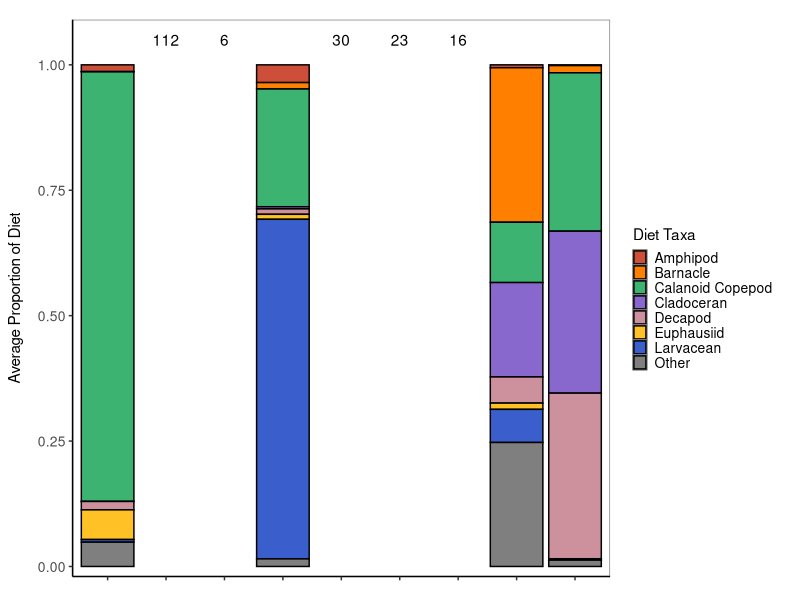
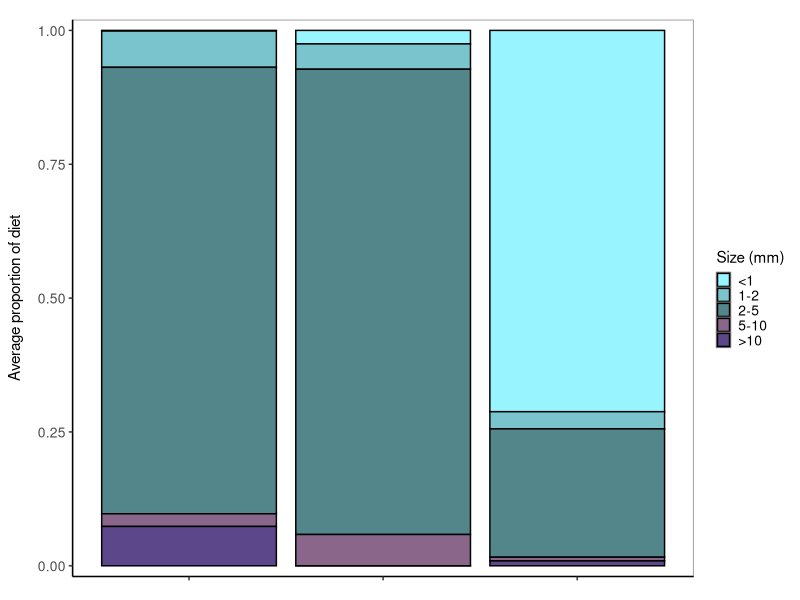
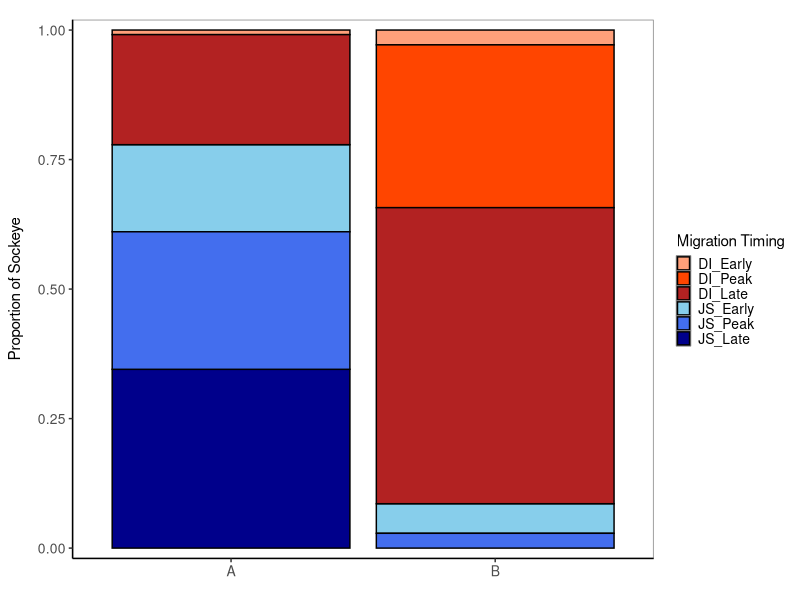
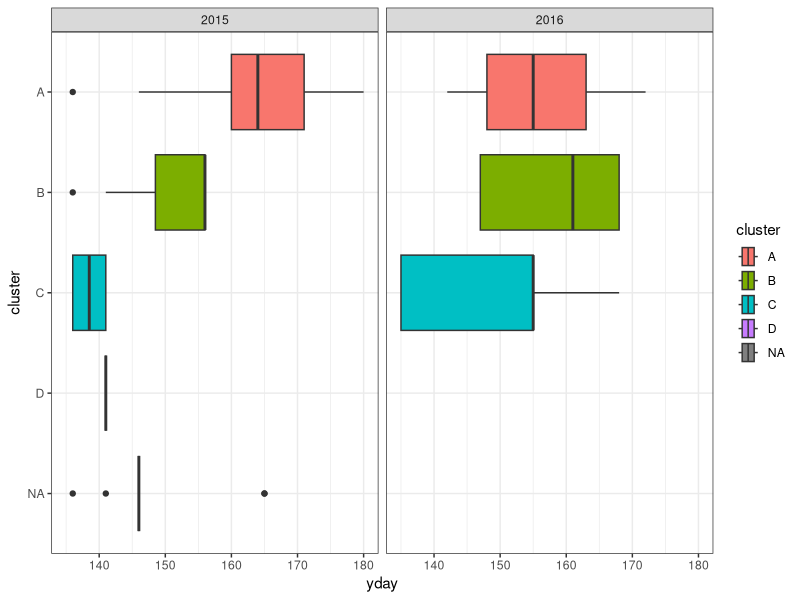
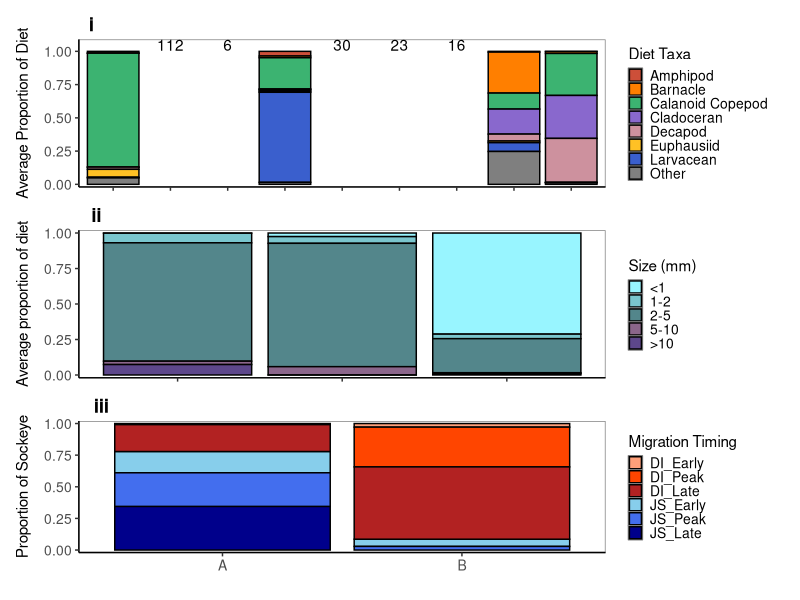
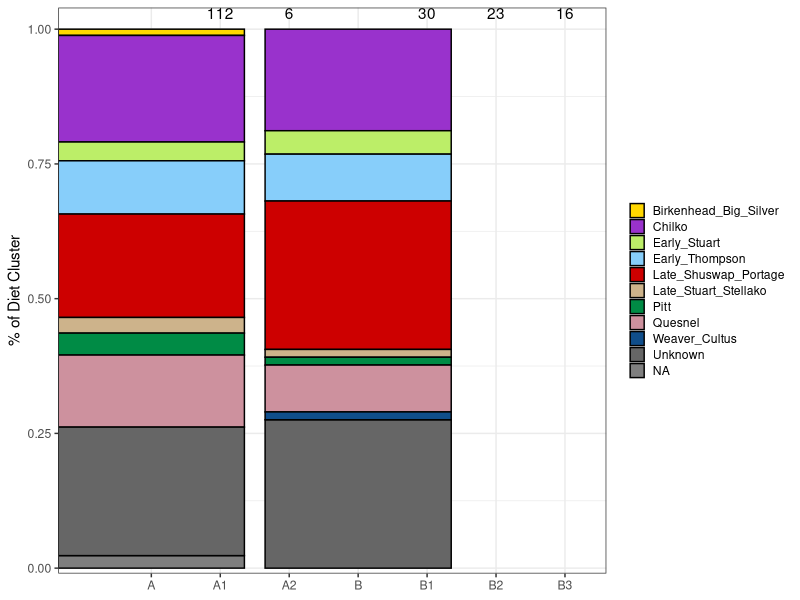
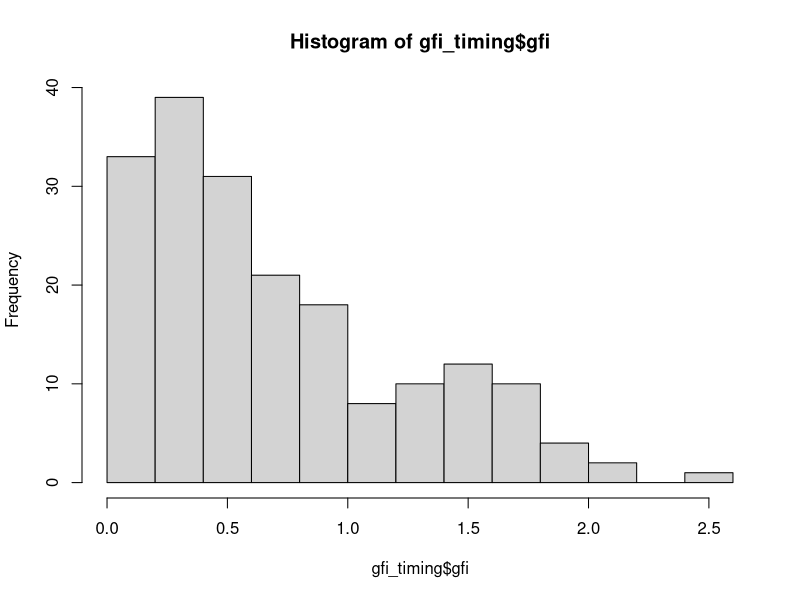
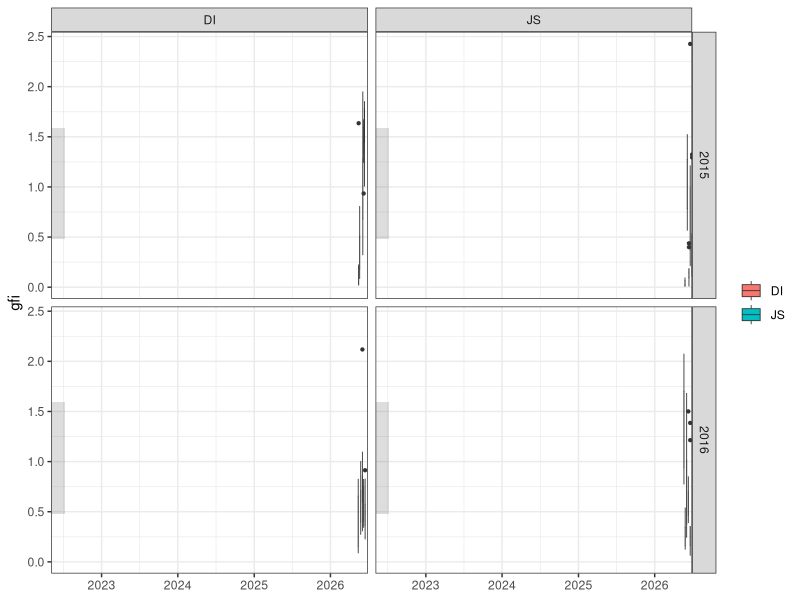

These charts were generated, in order, by the following R code: (Note: this script raises an error after producing the figures.)
## ---- chunk 1
library(tidyverse)
library(lubridate)
library(here)
library(ggpubr)
library(RColorBrewer)
library(scales)


# original code importing all data, but just use temporal to address reviewer comments
spat <- read_csv(here::here("raw", "spatial.csv")) 
temp <- read_csv(here::here("raw", "Temporal.csv"))

spat <- spat %>%
  mutate(date = make_date(year, month, day)) %>%
  select(ufn, date, year, month, day, location, region, site, forklength, fishweight, corrected.bolus.ww = corrected.ww, phylum, class, order, infraorder, family, genus, plot.taxon.g, plot.taxon, life.stage, DI, count, size, length.avg, corrected.prey.weight = corrected.weight) %>%
  mutate(corrected.prey.weight = as.numeric(corrected.prey.weight))

  
temp <- temp %>%
 select(ufn, date, year, month, day, location, region, site, forklength, fishweight, corrected.bolus.ww = corrected.ww, phylum, class, order, infraorder, family, genus, plot.taxon.g, plot.taxon, life.stage, DI, count, size, length.avg, corrected.prey.weight = corrected.weight) %>%
  mutate(month = as.numeric(month), day = as.numeric(day), fishweight = as.numeric(fishweight), length.avg = as.numeric(length.avg))

dat <- full_join(spat, temp)

meta <- read_csv(here("processed", "metadata_with_clusters.csv"))

# Plottable version of the data        
tempdat <- temp %>%
  unite(ID, c(site, ufn), remove = FALSE)

diet_clusters <- left_join(tempdat, meta[,c("ID", "tperiod", "time", "ID3", "cluster")], by = "ID") 

#write_csv(diet_clusters, "../processed/alldiet_wclusters.csv")
## ---- chunk 2
# calculating the proportion of each diet item in each stomach and then averaging across stomachs in each cluster
dietcomp_temp <- diet_clusters %>%
        select(ufn, site, cluster, plot.taxon.g, corrected.prey.weight) %>%
        filter(corrected.prey.weight != "NA", !plot.taxon.g %in% c('Nauplius', 'Digested', 'Parasite'), !is.na(plot.taxon.g)) %>% 
        complete(plot.taxon.g, nesting(ufn, site, cluster), fill = list(corrected.prey.weight = 0)) %>%
        group_by(ufn, plot.taxon.g, cluster) %>%
        summarise(biomass = sum(corrected.prey.weight)) %>%
        group_by(cluster, ufn) %>%
        mutate(tot_stom_biom = sum(biomass), ind_prop = biomass/tot_stom_biom) %>%
        group_by(cluster, plot.taxon.g) %>%
        mutate(meanprop = mean(ind_prop), sdprop = sd(ind_prop)) %>%
        group_by(cluster) %>%
        mutate(n = length(unique(ufn)), mean_tot_weight = mean(tot_stom_biom)) %>%
        select(cluster, n, mean_tot_weight, plot.taxon.g, meanprop, sdprop) %>%
        filter(n > 2) %>%
       distinct() 
  
samplesizes <- data.frame(x=c("A1", "A2", "B1", "B2", "B3"), y=c(1.05, 1.05, 1.05, 1.05, 1.05), z=c(112, 6, 30, 23, 16))
        
# plotting proportions per cluster
dietcomp_cluster_plot <- ggplot(data = dietcomp_temp, aes(x = cluster, y = meanprop)) + 
        geom_bar(aes(fill = plot.taxon.g), position = "fill", stat = "identity", colour = "black") +
        geom_text(data = samplesizes, aes(x = x, y = y, label = as.factor(z))) +
        theme_classic()+
        scale_fill_manual(
                values = c("tomato3", "darkorange1", "mediumseagreen", "mediumpurple3", "pink3", "goldenrod1", "royalblue3", "grey50"), 
                labels = c("Amphipod   ", "Barnacle   ", "Calanoid Copepod   ", "Cladoceran   ", "Decapod   ", "Euphausiid   ", "Larvacean   ", "Other   ") 
        ) +
        theme(
                axis.text.x = element_blank(),
                axis.text.y = element_text(size = 10),
                axis.title.x = element_blank(),
                axis.title.y = element_text(size = 11, margin = margin(r=10)),
                panel.background = element_rect(fill = "white", colour = "grey50"),
                strip.background = element_blank(),
                strip.text = element_blank(),
                legend.title=element_text(size = 11),
                legend.text = element_text(size = 10),
                legend.key.size = unit(0.7, "line"),
                legend.position = "right",
                legend.justification = "left",
                plot.margin = unit(c(0.5,0.2,0.5,0.2), "cm")) +
        labs(y = "Average Proportion of Diet") +
        scale_y_continuous(limits = c(0, 1.07), breaks = seq(0, 1, by = 0.25), expand = c(0,0.02))
dietcomp_cluster_plot <- dietcomp_cluster_plot + guides(fill = guide_legend(ncol = 1, byrow = TRUE, title = "Diet Taxa"))
dietcomp_cluster_plot

#ggsave("../figs/speciescomp/dietcomp_biomass_bycluster.png", width = 16, height = 12, units = "cm", dpi = 300)


## ---- chunk 3
# Combining spatial and temporal data and just showing size comp by cluster
# calculating the proportion of each diet item in each stomach and then averaging across stomachs in each cluster (by weight)
alldiet_sizep <- diet_clusters %>%
        select(ufn, site, cluster, size, corrected.prey.weight) %>%
        filter(corrected.prey.weight != "NA", size != "NA", cluster != "NA") %>% 
        complete(size, nesting(ufn, site, cluster), fill = list(corrected.prey.weight = 0)) %>%
        mutate(size = factor(size, levels = c("<1", "1-2", "2-5", "5-10", ">10"))) %>%
        group_by(ufn, size, cluster) %>%
        summarise(biomass = sum(corrected.prey.weight)) %>%
        group_by(cluster, ufn) %>%
        mutate(tot_stom_biom = sum(biomass), ind_prop = biomass/tot_stom_biom) %>%
        group_by(cluster, size) %>%
        mutate(meanprop = mean(ind_prop), sdprop = sd(ind_prop)) %>%
        group_by(cluster) %>%
        mutate(n = length(unique(ufn)), mean_tot_weight = mean(tot_stom_biom)) %>%
        select(cluster, n, mean_tot_weight, size, meanprop, sdprop) %>%
        filter(n > 2) %>%     
        distinct() 

samplesizes <- data.frame(x=c("A1", "A2", "B1", "B2", "B3"), y=c(1.03, 1.03, 1.03, 1.03, 1.03), z=c(112, 6, 30, 23, 16))


# plotting averages per site
sizes_plot <- ggplot(data = alldiet_sizep, aes(x = cluster, y = meanprop)) + 
        geom_bar(aes(fill = size), position = "fill", stat = "identity", colour = "black") +
        #geom_text(data = samplesizes, aes(x = x, y = y, label = as.factor(z))) +
        theme_classic()+
        scale_fill_manual(values = c("cadetblue1","cadetblue3","cadetblue4","plum4","mediumpurple4")) +
        theme(
                axis.text.x = element_blank(),
                axis.text.y = element_text(size = 10),
                axis.title.x = element_blank(),
                axis.title.y = element_text(size = 11, margin = margin(r = 10)),
                panel.background = element_rect(fill = "white", colour = "grey50"),
                strip.background = element_blank(),
                legend.title = element_text(size = 11),
                legend.text = element_text(size = 10),
                legend.position = "right",
                legend.justification = "left",
                legend.key.size = unit(0.7, "line"),
                plot.margin = unit(c(0.5,0.2,0.5,0.2), "cm")) +
        labs(y = "Average proportion of diet") +
        scale_y_continuous(breaks = seq(0, 1, by = 0.25), expand = c(0,0.02))
sizes_plot <- sizes_plot + guides(fill = guide_legend(ncol = 1, byrow = TRUE, title = "Size (mm)"))
sizes_plot


#ggsave("../figs/sizes/dietcomp_sizes_bycluster_temp.png", width = 16, height = 12, units = "cm", dpi = 300)


## ---- chunk 4
# calculating the proportion of each diet item in each stomach and then averaging across stomachs in each cluster
timing_comp <- diet_clusters %>%
        select(ufn, site, cluster, tperiod) %>%
        distinct() %>%
        group_by(tperiod, cluster) %>%
        mutate(n = length(unique(ufn))) %>%
        select(-c(ufn, site)) %>%
        distinct() %>%
        group_by(cluster) %>%
        mutate(totcount = sum(n)) %>%
        mutate(tperiod = factor(tperiod, levels = c("DI_Early", "DI_Peak", "DI_Late", "JS_Early", "JS_Peak", "JS_Late"))) %>%
  filter(!cluster %in% c("C", "D", "E"), !is.na(cluster))
 

samplesizes <- data.frame(x=c("A1", "A2", "B1", "B2", "B3"), y=c(1.03, 1.03, 1.03, 1.03, 1.03), z=c(112, 6, 30, 23, 16))

ID_col <- c("DI_Early" = "lightsalmon", "DI_Peak" = "orangered1", "DI_Late" = "firebrick", "JS_Early" = "skyblue", "JS_Peak" = "royalblue2", "JS_Late" = "darkblue")
        
# plotting averages per site
timing_comp_clusterplot <- ggplot(data = timing_comp, aes(x = cluster, y = n)) + 
        geom_bar(aes(fill = tperiod), position = "fill", stat = "identity", colour = "black") +
        #geom_text(data = samplesizes, aes(x = x, y = y, label = as.factor(z))) +
        theme_classic()+
        theme(
                axis.text.x = element_text(size = 10),
                axis.text.y = element_text(size = 10),
                axis.title.x = element_blank(),
                axis.title.y = element_text(size = 11, margin = margin(r=10)),
                panel.background = element_rect(fill = "white", colour = "grey50"),
                strip.background = element_blank(),
                strip.text = element_blank(),
                legend.title=element_text(size = 11),
                legend.text = element_text(size = 10),
                legend.key.size = unit(0.7, "line"),
                legend.position = "right",
                legend.justification = "left",
                plot.margin = unit(c(0.5,0.2,0.5,0.2), "cm")) +
        labs(y = "Proportion of Sockeye") +
        scale_y_continuous(expand = c(0,0.02)) +
        scale_fill_manual(values = ID_col)
timing_comp_clusterplot <- timing_comp_clusterplot + guides(fill = guide_legend(ncol = 1, byrow = TRUE, title = "Migration Timing"))
timing_comp_clusterplot

#ggsave("../figs/speciescomp/temp_migration_timing_bycluster.png", width = 16, height = 12, units = "cm", dpi = 300)


# Now for boxplots
# Group timing based on migration timing of sockeye and quartile ranges of peak migration
timing_IQR_2 <- diet_clusters %>%
  select(ufn, date, year, location, site, cluster) %>%
  distinct() %>%
  mutate(yday = yday(date)) %>%
  mutate(ID4 = case_when(location == "DI" & year == 2015 & yday < 141 ~ "DI_Early",
                         location == "DI" & year == 2015 & yday > 140 & yday < 155 ~ "DI_Peak",
                         location == "DI" & yday > 154 ~ "DI_Late",
                         location == "DI" & year == 2016 & yday < 139 ~ "DI_Early",
                         location == "DI" & year == 2016 & yday > 138 & yday < 155 ~ "DI_Peak",
                         location == "JS" & year == 2015 & yday < 148 ~ "JS_Early",
                         location == "JS" & year == 2015 & yday > 147 & yday < 159 ~ "JS_Peak",
                         location == "JS" & year == 2015 & yday > 158 ~ "JS_Late",
                         location == "JS" & year == 2016 & yday < 149 ~ "JS_Early",
                         location == "JS" & year == 2016 & yday > 148 & yday < 164 ~ "JS_Peak",
                         location == "JS" & year == 2016 & yday > 164 ~ "JS_Late")) %>%
  distinct() %>%
  mutate(ID4 = factor(ID4, levels = c("DI_Early", "DI_Peak", "DI_Late", "JS_Early", "JS_Peak", "JS_Late")))

ggplot(timing_IQR_2, aes(x = yday, y = cluster, fill = cluster)) +
  geom_boxplot() +
  facet_grid(.~year) +
  theme_bw() +
  scale_y_discrete(limits = rev)

ggsave("../figs/speciescomp/temp_migrationtiming_boxplots_bycluster.png", width = 16, height = 12, units = "cm", dpi = 300)
## ---- chunk 5
# Combining species comp and size comp into single figure
ggarrange(dietcomp_cluster_plot, sizes_plot, timing_comp_clusterplot, ncol = 1, common.legend = FALSE, legend = "right", labels = c("i", "ii", "iii"), label.x = 0.1, label.y = 1.05, nrow = 3, align = "v") +
  theme(plot.margin = margin(0.5,0.2,0.2,0.2, "cm"))
ggsave("../figs/speciescomp/temp_clustercomp.png", width = 20, height = 22, units = "cm", dpi = 300)
## ---- chunk 6
cluster_stocks <- meta %>%
  select(ufn, cluster, stock_1) %>%
  mutate(stock_1 = case_when(stock_1 %in% c("Horsefly", "Mitchell", "Quesnel_Horsef", "Quesnel_Mitche", "Quesnel_Decept", "Wasko_Cr", "Blue_Lead_Ck") ~ "Quesnel",
                             stock_1 == "Birkenhead" ~ "Birkenhead_Big_Silver",
                             stock_1 %in% c("Gates_Cr", "Nadina", "Bowron") ~ "Nadina_Gates_Bowron_Nahatlatch",
                             stock_1 %in% c("L_Adams", "L_Shuswap", "MiddleShuswap", "Little", "Portage_Cr") ~ "Late_Shuswap_Portage",
                             stock_1 %in% c("Paula", "Narrows", "Blackwater", "Hudson_Bay") ~ "Early_Stuart",
                             stock_1 %in% c("Scotch", "Seymour", "Eagle_L") ~ "Early_Thompson",
                             stock_1 %in% c("Stellako", "Tachie", "Pinchi_Cr", "Middle") ~ "Late_Stuart_Stellako",
                             stock_1 == "Thompson_N" ~ "Raft_North_Thompson",
                             stock_1 %in% c("Weaver", "Cultus_Lake") ~ "Weaver_Cultus",
                             stock_1 %in% c("Chilko", "Chilko-North", "Chilko_south") ~ "Chilko",
                             TRUE ~ stock_1)) %>%
  mutate(stock_1 = replace_na(stock_1, "Unknown")) %>%
  mutate(tot_n = length(unique(ufn))) %>%
  group_by(stock_1) %>%
  mutate(stock_n = length(unique(ufn)), run_prop = stock_n/tot_n) %>%
  filter(!cluster %in% c("C", "D", "E"), run_prop > 0.01) %>%
  group_by(cluster, stock_1) %>%
  summarise(n = length(unique(ufn))) %>%
  mutate(stock_1 = factor(stock_1, levels = c("Birkenhead_Big_Silver", "Chilko", "Early_Stuart", "Early_Thompson", "Late_Shuswap_Portage", "Late_Stuart_Stellako", "Pitt", "Quesnel",   "Weaver_Cultus", "Unknown")))
  
col = c("gold", "darkorchid", "darkolivegreen2", "lightskyblue", "red3", "navajowhite3", "springgreen4", "pink3", "dodgerblue4", "grey40")
samplesizes <- data.frame(x=c("A1", "A2", "B1", "B2", "B3"), y=c(1.03, 1.03, 1.03, 1.03, 1.03), z=c(112, 6, 30, 23, 16))


stock_comp <- ggplot(cluster_stocks, aes(x = cluster, y = n)) +
  geom_bar(stat = "identity", position = "fill", colour = "black", aes(fill = stock_1)) +
  geom_text(data = samplesizes, aes(x = x, y = y, label = as.factor(z))) +
  theme_bw() +
  theme(legend.title = element_blank(),
        legend.key.size = unit(0.8, "line"),
        axis.title.x = element_blank()) +
  labs(y = "% of Diet Cluster") +
  scale_fill_manual(values = col) +
  scale_y_continuous(expand = c(0,0.01))
stock_comp

ggsave("../figs/GSI/stocks_by_cluster.png", width = 14, height = 10, units = "cm")

## ---- chunk 7
## --- GFI analyses by migration timing ---
gfi_timing <- temp %>%
  select(ufn, date, location, site, fishweight, corrected.bolus.ww) %>%
  filter(corrected.bolus.ww > 0, !is.na(fishweight)) %>%
  group_by(ufn) %>%
  mutate(gfi = (((corrected.bolus.ww)/1000)/(fishweight))*100) %>%
  distinct() %>%
  mutate(year = year(ymd(date))) %>%
  group_by(location) %>%
  mutate(med_gfi = median(gfi), min_gfi = min(gfi), max_gfi = max(gfi)) 

hist(gfi_timing$gfi)

gfi_timing$date_m <- format(as.Date(gfi_timing$date), "%b-%d")
gfi_timing$date_m1 <- as.Date(gfi_timing$date_m, format = "%b-%d")

ggplot(gfi_timing, aes(x = date_m1, y = gfi)) +
  geom_boxplot(aes(fill = location, group = date), lwd = 0.3, outlier.size = 0.8) +
  facet_grid(year ~ location) +
  theme_bw() +
  theme(axis.title.x = element_blank(),
        legend.title = element_blank()) +
  annotate("rect", xmin = as.Date("2022-05-05"), xmax = as.Date("2022-07-10"), ymin = 0.48, ymax = 1.59, alpha = .2) +
  scale_x_date(expand = c(0,0))
ggsave("../figs/gfi/gfi_allsamples.png", width = 15, height = 10, units = "cm")


ind_dat <- dat %>%
  select(ufn, forklength) %>%
  distinct()
hist(ind_dat$forklength)
shapiro.test(ind_dat$forklength) # not normally distributed so present lengths and gfi's as medians with ranges

## --- GFI analyses by diet cluster --- 
gfi <- diet_clusters %>%
        select(ufn, cluster, site, fishweight, corrected.bolus.ww) %>%
        filter(corrected.bolus.ww > 0, !is.na(fishweight), cluster != "NA") %>%
        group_by(ufn) %>%
        mutate(gfi = (((corrected.bolus.ww)/1000)/(fishweight))*100) %>%
        distinct()

ggplot(gfi, aes(x = cluster, y = gfi)) +
  geom_boxplot() +
  theme_bw() +
  theme(axis.title.x = element_blank()) +
  labs(y = "Gut Fullness Index") +
  scale_y_continuous(breaks = seq(0,6,1))

ggsave("../figs/gfi/gfi_bycluster.png",  width = 10, height = 8, units = "cm", dpi = 300)
 
quantile(gfi$gfi, probs = seq(0,1,0.25))

# Group gfi's based on 25th and 75th percentiles and then plot differences in diet comp
gfi_deets <- diet_clusters %>%
 select(ufn, cluster, site, fishweight, corrected.bolus.ww, plot.taxon.g, DI, count, size, corrected.prey.weight) %>%
  filter(corrected.bolus.ww > 0, !is.na(fishweight), cluster != "NA") %>%
  group_by(ufn) %>%
  mutate(gfi = (((corrected.bolus.ww)/1000)/(fishweight))*100) %>%
  distinct() %>%
  mutate(gfi_cat = case_when(gfi < 0.2 ~ 'Low',
                             gfi > 1.0 ~ 'High',
                             TRUE ~ 'Medium')) %>%
  mutate(gfi_cat = factor(gfi_cat, levels = c("Low", "Medium", "High"))) %>%
  filter(corrected.prey.weight != "NA", !plot.taxon.g %in% c('Nauplius', 'Digested', 'Parasite'), !is.na(plot.taxon.g)) %>%
  complete(plot.taxon.g, nesting(ufn, site, gfi_cat), fill = list(corrected.prey.weight = 0)) %>%
  group_by(ufn, plot.taxon.g, gfi_cat) %>%
  summarise(biomass = sum(corrected.prey.weight)) %>%
  group_by(gfi_cat, ufn) %>%
  mutate(tot_stom_biom = sum(biomass), ind_prop = biomass/tot_stom_biom) %>%
  group_by(gfi_cat, plot.taxon.g) %>%
  mutate(meanprop = mean(ind_prop), sdprop = sd(ind_prop)) %>%
  group_by(gfi_cat) %>%
  mutate(n = length(unique(ufn)), mean_tot_weight = mean(tot_stom_biom)) %>%
  select(gfi_cat, n, mean_tot_weight, plot.taxon.g, meanprop, sdprop) %>%
  distinct() %>%
  filter(meanprop > 0.049)


samplesizes <- data.frame(x=c("Low", "Medium", "High"), y=c(1.02, 1.02, 1.02), z=c(69, 144, 70))
        
n <- 32
qual_col_pals = brewer.pal.info[brewer.pal.info$category == 'qual',]
col_vector = unlist(mapply(brewer.pal, qual_col_pals$maxcolors, rownames(qual_col_pals)))
pie(rep(1,n), col=sample(col_vector, n))

# plotting averages per site
dietcomp_gfi_plot <- ggplot(data = gfi_deets, aes(x = gfi_cat, y = meanprop)) + 
        geom_bar(aes(fill = plot.taxon.g), position = "fill", stat = "identity", colour = "black") +
        geom_text(data = samplesizes, aes(x = x, y = y, label = as.factor(z))) +
        theme_classic()+
        scale_fill_manual(
                values = c("tomato3", "darkorange1", "mediumseagreen", "mediumpurple3", "pink3", "goldenrod1", "royalblue3", "grey50"), 
                labels = c("Amphipod   ", "Barnacle   ", "Calanoid Copepod   ", "Cladoceran   ", "Decapod   ", "Euphausiid   ", "Larvacean   ", "Other   ")) +
        theme(
                axis.text.x = element_text(size = 10),
                axis.text.y = element_text(size = 10),
                axis.title.x = element_blank(),
                axis.title.y = element_text(size = 11, margin = margin(r=10)),
                panel.background = element_rect(fill = "white", colour = "grey50"),
                strip.background = element_blank(),
                strip.text = element_blank(),
                legend.title=element_blank(),
                legend.text = element_text(size = 10),
                legend.key.size = unit(0.7, "line"),
                legend.position = "bottom",
                legend.justification = "center",
                plot.margin = unit(c(0.5,0.5,0.2,0.2), "cm")) +
        labs(y = "Average Proportion of Diet") +
        scale_y_continuous(expand = c(0,0.02)) 
  #scale_fill_manual(values = col_vector) #use when showing detailed taxonomy
dietcomp_gfi_plot <- dietcomp_gfi_plot + guides(fill = guide_legend(nrow = 3, byrow = TRUE))
dietcomp_gfi_plot

ggsave("../figs/speciescomp/dietcomp_biomass_byGFI.png", width = 13, height = 16, units = "cm", dpi = 300)



# calculating the proportion of each diet item in each stomach and then averaging across stomachs in each cluster (by weight)
gfi_sizep <- diet_clusters %>%
  select(ufn, site, size, corrected.bolus.ww, fishweight, corrected.prey.weight) %>%
  filter(corrected.prey.weight != "NA", size != "NA") %>% 
  group_by(ufn) %>%
  mutate(gfi = (((corrected.bolus.ww)/1000)/(fishweight))*100) %>%
  mutate(gfi_cat = case_when(gfi < 0.2 ~ 'Low',
                             gfi > 1.0 ~ 'High',
                             TRUE ~ 'Medium')) %>%
  mutate(gfi_cat = factor(gfi_cat, levels = c("Low", "Medium", "High"))) %>%
  complete(size, nesting(ufn, site, gfi_cat), fill = list(corrected.prey.weight = 0)) %>%
  mutate(size = factor(size, levels = c("<1", "1-2", "2-5", "5-10", ">10"))) %>%
  
  group_by(ufn, size, gfi_cat) %>%
  summarise(biomass = sum(corrected.prey.weight)) %>%
  group_by(gfi_cat, ufn) %>%
  mutate(tot_stom_biom = sum(biomass), ind_prop = biomass/tot_stom_biom) %>%
  group_by(gfi_cat, size) %>%
  mutate(meanprop = mean(ind_prop), sdprop = sd(ind_prop)) %>%
  group_by(gfi_cat) %>%
  mutate(n = length(unique(ufn)), mean_tot_weight = mean(tot_stom_biom)) %>%
  select(gfi_cat, n, mean_tot_weight, size, meanprop, sdprop) %>%
  distinct() 

samplesizes <- data.frame(x=c("Low", "Medium", "High"), y=c(1.02, 1.02, 1.02), z=c(69, 144, 70))

# plotting averages per site
gfi_sizes_plot <- ggplot(data = gfi_sizep, aes(x = gfi_cat, y = meanprop)) + 
        geom_bar(aes(fill = size), position = "fill", stat = "identity", colour = "black") +
        geom_text(data = samplesizes, aes(x = x, y = y, label = as.factor(z))) +
        theme_classic()+
        scale_fill_manual(values = c("cadetblue1","cadetblue3","cadetblue4","plum4","mediumpurple4")) +
        theme(
                axis.text.x = element_text(size = 10),
                axis.text.y = element_text(size = 10),
                axis.title.x = element_blank(),
                axis.title.y = element_text(size = 12, margin = margin(r = 10)),
                panel.background = element_rect(fill = "white", colour = "grey50"),
                strip.background = element_blank(),
                strip.text = element_text(size = 12),
                legend.title = element_text(size = 12),
                legend.text = element_text(size = 10),
                legend.position = "bottom",
                legend.key.size = unit(0.7, "line"),
                plot.margin = unit(c(0.5,0.2,0.5,0.2), "cm")) +
        labs(y = "Average proportion of diet") +
        scale_y_continuous(expand = c(0,0.02))
gfi_sizes_plot
ggsave("../figs/sizes/gfi_cat_sizes.png", width = 12, height = 15, units = "cm", dpi = 300)
 

# Combining species comp and size comp into single figure for gfi categories
ggarrange(dietcomp_gfi_plot, gfi_sizes_plot, ncol = 2, common.legend = FALSE, legend = "bottom", labels = "AUTO", label.x = 0.2, label.y = 1.01, nrow = 1, align = "h")
ggsave("../figs/speciescomp/dietcomp_by_gfi.png", width = 22, height = 16, units = "cm", dpi = 300)
 

gfi2 <- gfi_timing %>%
  mutate(year = year(ymd(date)), yday = yday(date))  %>%
  mutate(tperiod = case_when(location == "DI" & year == 2015 & yday < 141 ~ "Early", #ydays for each migration timing group based on Brett's cumulative catch over the sampling period using Q1 and Q3
                         location == "DI" & year == 2015 & yday > 140 & yday < 154 ~ "Peak",
                         location == "DI" & yday > 153 ~ "Late",
                         location == "DI" & year == 2016 & yday < 139 ~ "Early",
                         location == "DI" & year == 2016 & yday > 138 & yday < 155 ~ "Peak",
                         location == "JS" & year == 2015 & yday < 148 ~ "Early",
                         location == "JS" & year == 2015 & yday > 147 & yday < 159 ~ "Peak",
                         location == "JS" & year == 2015 & yday > 158 ~ "Late",
                         location == "JS" & year == 2016 & yday < 149 ~ "Early",
                         location == "JS" & year == 2016 & yday > 148 & yday < 164 ~ "Peak",
                         location == "JS" & year == 2016 & yday > 164 ~ "Late")) %>%
  mutate(tperiod = as.factor(tperiod))

gfi3 <- left_join(gfi2, meta[c("ufn", "stock_1")], by = "ufn")

hist(gfi3$gfi)

anova <- aov(gfi~location*as.factor(year)*tperiod, data = gfi3)
summary(anova)
plot(anova)
TukeyHSD(anova, conf.level = 0.95)
par(mar=c(5,10,4,1))
plot(TukeyHSD(anova, conf.level = 0.95), las = 2)

# Data are non-parametric
kruskal.test(size~tperiod, data = JS_dat)
# only sig difs were in biomass between years and size between time periods - use post-hoc tests

# post hoc
dunnTest(size ~ tperiod, data = JS_dat, method = "bonferroni")
# mean size greater in JS in peak vs early


## ---- chunk 8
Metridia <- dat %>%
  filter(plot.taxon == "Metridia") %>%
  select(ufn, location, size, length.avg) %>%
  distinct()
